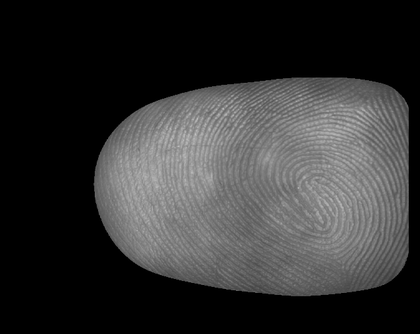
%> input picture Topic 03 - Intensity Transformation and Spatial Filtering/CODES/061finger.png, 420 x 334 px, shrunk from 634 x 504 before the run
$ octave s061histeqMask.m   (GNU Octave 9; MATLAB toolbox functions it lacks are replaced by stand-ins)
%> lines starting %> are read from the running program, lines starting %| are printed output that depends on the picture
% Histogram equalization
clc
clear all
close all

% Load original image and ROI mask
I = rgb2gray(imread('061finger.png'));
%> I: size 334x420 uint8; min 0, max 195, mean 50.7
M = rgb2gray(imread('061mask.png'));
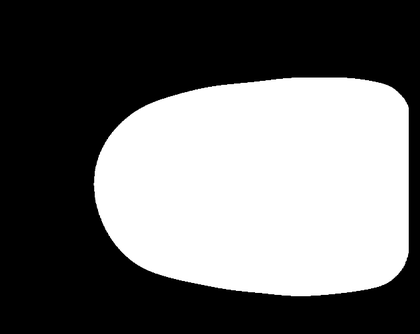
%> input picture Topic 03 - Intensity Transformation and Spatial Filtering/CODES/061mask.png, 420 x 334 px, shrunk from 634 x 504 before the run
%> M: size 334x420 uint8; min 0, max 255, mean 107.8
[h, w] = size(I);
%> h = 334; w = 420

% Find the locations of the white pixels
[n, m] = find(M==255);
%> n = 57850 values from 79 to 296; m = 57850 values from 95 to 408

% Number of pixels in the ROI
N = length(n);
%> N = 57850

% Copy the pixels of ROI in the Iv vectore
for i=1:length(n)
        Iv(i) = I(n(i),m(i));
end

% Probability Mass Function (PMF) - Histogram
[nk rk] = hist(Iv, [0:255]);
%> nk = 256 values, max 1081 at index 123, min 0 at index 1, mean 226; rk = 256 values from 0 to 255
stem(rk, nk,'.'); grid on; title('Original Image Histogram (PMF)');
%> after `title('Original Image Histogram (PMF)')`:
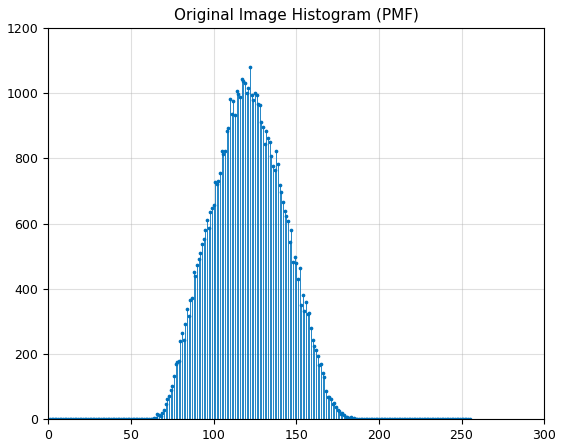
%> figure redrawn from the program's plot data; highest point at x = 122, y = 1081

% Building the transformation function (CDF - Cumulative Distribution Function )
ps = nk/N;
%> ps = 256 values, max 0.0187 at index 123, min 0 at index 1, mean 0.00391
sk = cumsum(ps);
%> sk = 256 values from 0 to 1
figure; stem(rk,255*sk,'.'); grid on; title('Original CDF (Transformation Function )');
xlabel('r_k'); ylabel('s_k = T(r_k)')
%> after `ylabel('s_k = T(r_k)')`:
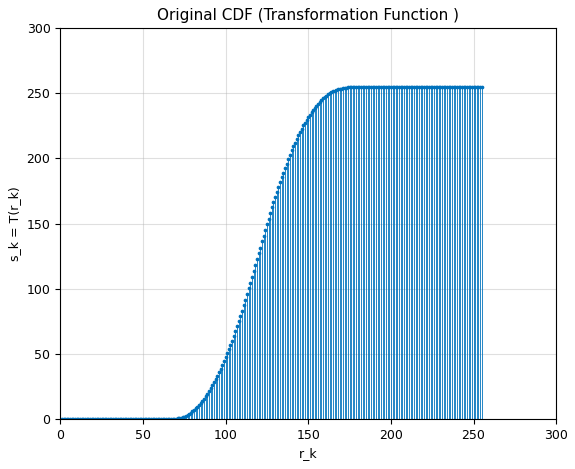
%> figure redrawn from the program's plot data; highest point at x = 195, y = 255
figure; imshow(I)

% Perform equalization
Ih = zeros(h,w);
for i = 1:h
    for j = 1:w
        if M(i,j) == 255
            Ih(i,j) = round(255*sk(I(i,j)+1));
        end
    end
end
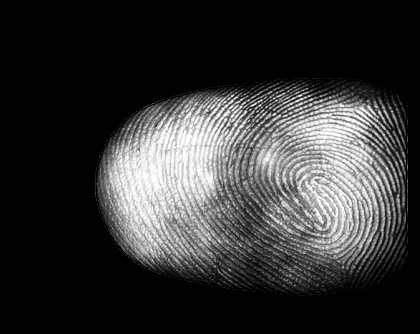
%> Ih: size 334x420 double; min 0, max 255, mean 53.2

% Show equalized image
figure; imshow(uint8(Ih))
imwrite(uint8(Ih), '061fingerheq.png');

% Calculate the histogram of the equalized image (For Debug)

% Copy pixels from roi into Ihv
for i=1:length(n)
        Ihv(i) = Ih(n(i),m(i));
end

% Probability Mass Function (PMF)
[nk rk] = hist(Ihv(:), [0:255]);
%> nk = 256 values, max 1081 at index 137, min 0 at index 10, mean 226
stem(rk, nk,'.'); grid on; title('Equalized Image Histogram (PMF)');
%> after `title('Equalized Image Histogram (PMF)')`:
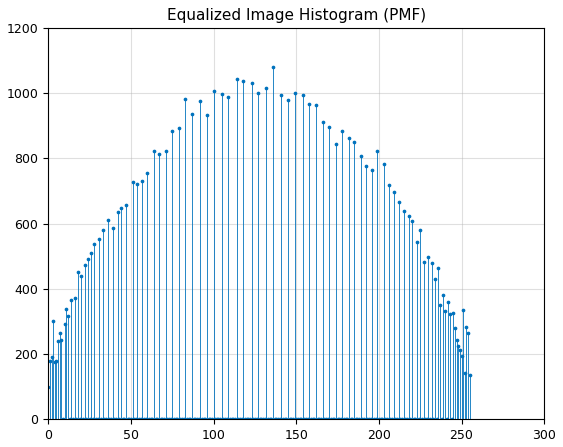
%> figure redrawn from the program's plot data; highest point at x = 136, y = 1081

% Building the transformation function (CDF)
ps = nk/N;
%> ps = 256 values, max 0.0187 at index 137, min 0 at index 10, mean 0.00391
sk = cumsum(ps);
%> sk = 256 values from 0.00169 to 1
figure; stem(rk,255*sk,'.'); grid on; title('Equalized CDF');
xlabel('s_k'); ylabel('T(s_k)')
%> after `ylabel('T(s_k)')`:
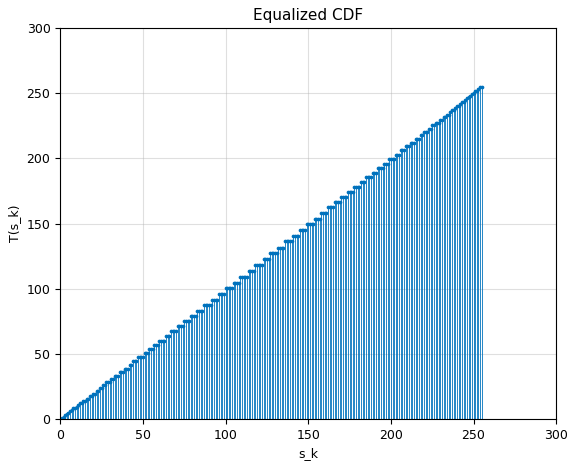
%> figure redrawn from the program's plot data; highest point at x = 255, y = 255
